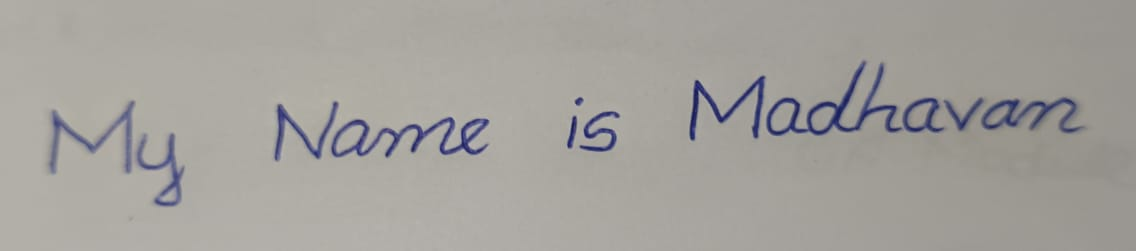
#> input picture WhatsApp Image 2024-04-28 at 21.13.01.jpeg, 1136 x 251 px, found by its file name
$ jupyter execute --allow-errors handwriting-text-recognition.ipynb   (shell and % lines are left out)
#> lines starting #> are read from the running program, lines starting #| are printed output that depends on the picture
[cell 1]
import numpy as np
import pandas as pd
from keras.preprocessing.image import ImageDataGenerator
import os
import random
import cv2
import imutils
import random
import matplotlib.pyplot as plt
import seaborn as sns
from sklearn.preprocessing import LabelBinarizer
from keras.utils import np_utils
from keras.models import Sequential
from keras import optimizers
from sklearn.preprocessing import LabelBinarizer
from keras import backend as K
from keras.layers import Dense, Activation, Flatten, Dense,MaxPooling2D, Dropout
from keras.layers import Conv2D, MaxPooling2D, BatchNormalization

[cell 2]
dir = "../input/handwritten-characters/Train/"
train_data = []
img_size = 32
non_chars = ["#","$","&","@"]
#> (the rest of this cell did not finish here and is left out)

[cell 3]
len(train_data)

[cell 4]
val_dir = "../input/handwritten-characters/Validation/"
val_data = []
img_size = 32
#> (the rest of this cell did not finish here and is left out)

[cell 5]
len(val_data)

[cell 6]
random.shuffle(train_data)
random.shuffle(val_data)

[cell 7]
train_X = []
train_Y = []
for features,label in train_data:
    train_X.append(features)
    train_Y.append(label)

[cell 8]
val_X = []
val_Y = []
for features,label in val_data:
    val_X.append(features)
    val_Y.append(label)

[cell 9]
LB = LabelBinarizer()
#> (the rest of this cell did not finish here and is left out)

[cell 10]
train_X = np.array(train_X)/255.0
train_X = train_X.reshape(-1,32,32,1)
train_Y = np.array(train_Y)

[cell 11]
val_X = np.array(val_X)/255.0
val_X = val_X.reshape(-1,32,32,1)
val_Y = np.array(val_Y)

[cell 12]
print(train_X.shape,val_X.shape)

[cell 13]
print(train_Y.shape,val_Y.shape)

#> (a cell that did not finish here is left out)

#> (a cell that did not finish here is left out)

#> (a cell that did not finish here is left out)

#> (a cell that did not finish here is left out)

#> (a cell that did not finish here is left out)

#> (a cell that did not finish here is left out)

[cell 20]
import numpy as np

# Assuming 'test_image_path' is the path to a single test image
test_image_path = "/kaggle/input/dataset/WhatsApp Image 2024-04-28 at 21.13.01.jpeg"

# Read the test image
test_image = cv2.imread(test_image_path, cv2.IMREAD_GRAYSCALE)
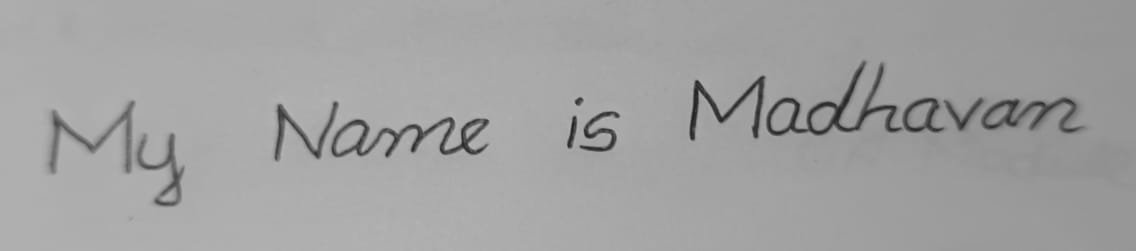
#> test_image: shape (251, 1136); min 29, max 185, mean 161

# Resize the image to the desired size (img_size x img_size)
img_size = 32
resized_image = cv2.resize(test_image, (img_size, img_size))
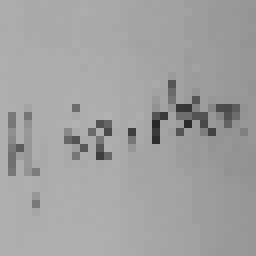
#> resized_image: shape (32, 32) (shown 8 times larger); min 40, max 178, mean 160.5

# Normalize the image data (optional, depends on the model)
normalized_image = resized_image / 255.0  # Assuming normalization is required

# Add a batch dimension to the input data
input_data = np.expand_dims(normalized_image, axis=0)

# Ensure that the input data has the correct shape
print("Input shape before reshaping:", input_data.shape)
#| Input shape before reshaping: (1, 32, 32)

# Reshape the input data to match the model's input requirements
input_data = np.expand_dims(input_data, axis=-1)

# Ensure that the input data has the correct shape after reshaping
print("Input shape after reshaping:", input_data.shape)
#| Input shape after reshaping: (1, 32, 32, 1)

#> (a cell that did not finish here is left out)

[cell 22]
import pytesseract

[cell 23]
from PIL import Image
import matplotlib.pyplot as plt

# Assuming `test_image_path` contains the path to the uploaded test image
test_image_path = "/kaggle/input/dataset/WhatsApp Image 2024-04-28 at 21.13.01.jpeg"

# Open the image using PIL
test_image = Image.open(test_image_path)
#> test_image: PIL image 1136x251 RGB

# Display the image using Matplotlib
plt.imshow(test_image)
plt.axis('off')  # Turn off axis
plt.show()
